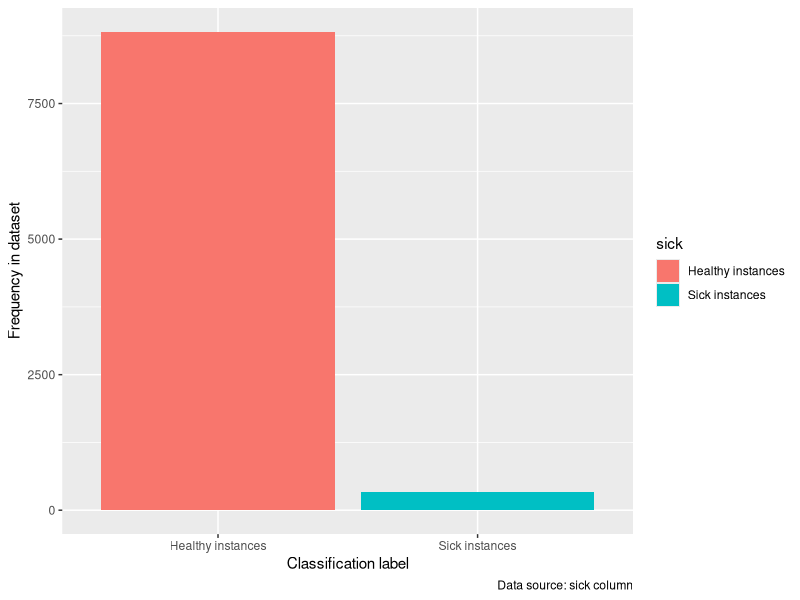
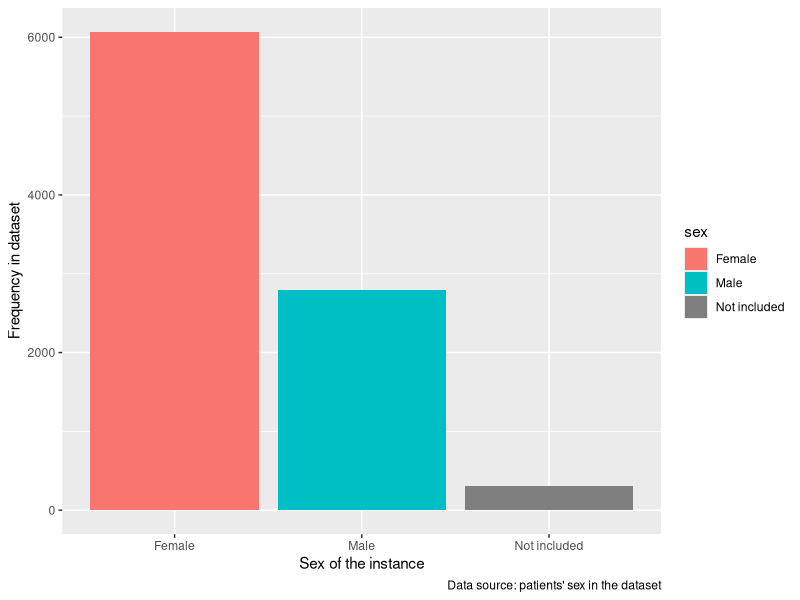
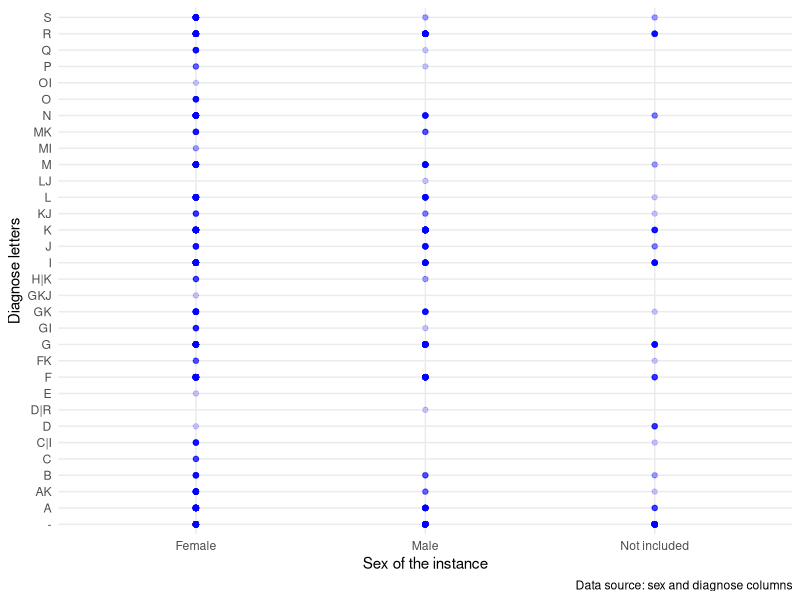
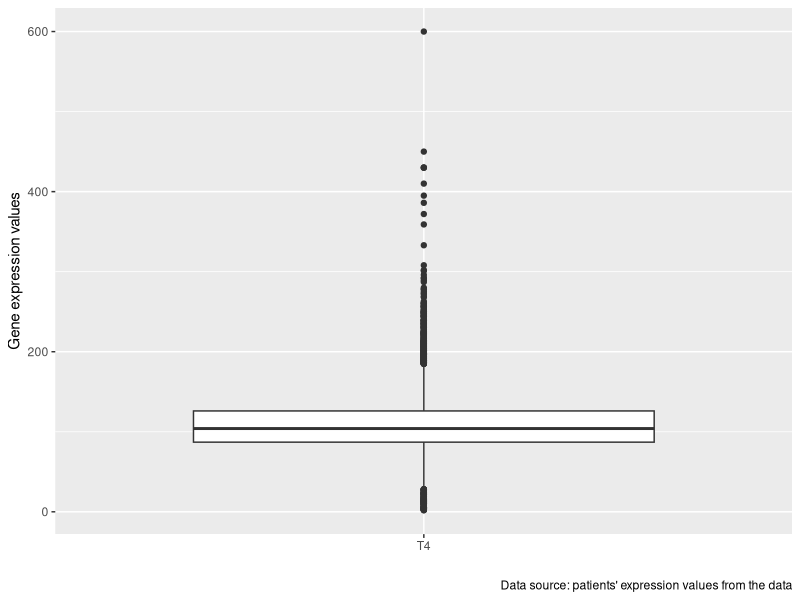
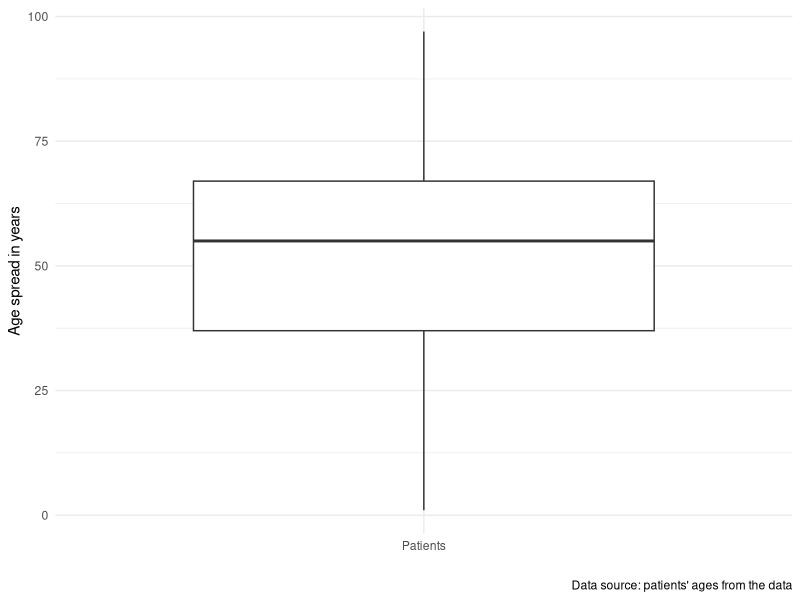

These figures' R source, in order:
## ---- chunk 1
knitr::opts_chunk$set(echo = TRUE)
library(ggplot2)
## ---- chunk 2
my_data <- read.table("data/thyroid0387.data", sep = ",", header=F, na="?")
my_labels <- read.table("data/labels.txt", sep="\n", header=F)
colnames(my_data) <- as.vector(my_labels[[1]])
## ---- chunk 3
Openend_codebook_results <- readxl::read_xlsx("resources/codebook.xlsx")
knitr::kable(Openend_codebook_results, caption="Codebook of all the columns from the data")
## ---- chunk 4
ggplot(data = my_data, mapping = aes(x = sick)) +
  geom_bar(aes(fill = sick)) +
         labs(caption = "Data source: sick column") +
         scale_x_discrete(labels=c("Healthy instances", "Sick instances")) +
         scale_fill_discrete(labels=c("Healthy instances", "Sick instances")) +
         xlab("Classification label") +
         ylab("Frequency in dataset")
## ---- chunk 5
knitr::kable(sapply(my_data, function(x) sum(is.na(x))), caption = "Amounts of NA found in the data." )
## ---- chunk 6
ggplot(data = my_data, mapping = aes(x = sex)) +
  geom_bar(aes(fill = sex)) +
         xlab("Sex of the instance") +
         ylab("Frequency in dataset") +
         labs(caption = "Data source: patients' sex in the dataset") +
         scale_x_discrete(labels=c("Female", "Male", "Not included")) +
         scale_fill_discrete(labels=c("Female", "Male", "Not included"))
## ---- chunk 7
ggplot(data = my_data, 
  mapping= aes(x = sex, y= Diagnose_letter)) +
  geom_point(col= "blue", alpha = 0.2) +
  geom_smooth(method="loess", se=FALSE) +
  xlab("Sex of the instance") +
  ylab("Diagnose letters") +
  labs(caption = "Data source: sex and diagnose columns") +
  scale_x_discrete(labels=c("Female", "Male", "Not included")) +
  scale_fill_discrete(labels=c("Female", "Male", "Not included")) +
  theme_minimal()
## ---- chunk 8
ggplot(my_data, aes(y = TT4, x= as.factor("T4") )) +
  geom_boxplot() +
  xlab("") +
  ylab("Gene expression values") +
  labs(caption = "Data source: patients' expression values from the data")
## ---- chunk 9
ggplot(my_data, aes(y = age, x=as.factor("Patients"))) +
  geom_boxplot() +
  xlab("") +
  ylab("Age spread in years") +
  labs(caption = "Data source: patients' ages from the data") +
  theme_minimal()
## ---- chunk 10
Openend_ML_results <- readxl::read_xlsx("resources/ML_results.xlsx")
knitr::kable(Openend_ML_results, caption = "Results of various machine learning algorithms")
